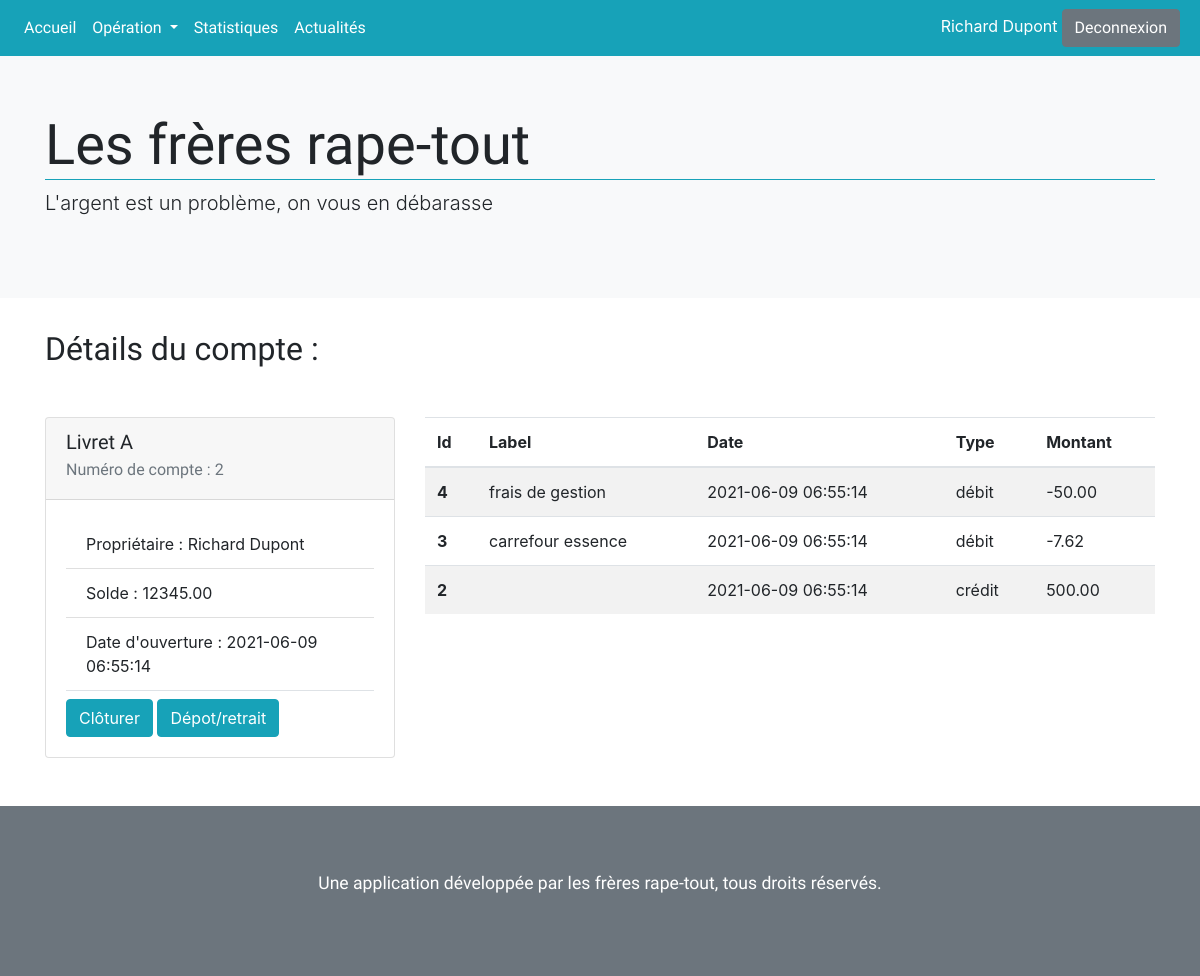
Screenshot of /single.php?id=2 (signed in) with the database file from the repository.
### tables this page shows
CREATE TABLE Account(
  id INT UNSIGNED NOT NULL AUTO_INCREMENT,
  amount DECIMAL(11,2) NOT NULL,
  opening_date TIMESTAMP NOT NULL,
  account_type VARCHAR(50) NOT NULL,
  user_id INT UNSIGNED,
  PRIMARY KEY (id),
  FOREIGN KEY (user_id) REFERENCES User(id)
);

CREATE TABLE Operation(
  id INT UNSIGNED NOT NULL AUTO_INCREMENT,
  operation_type VARCHAR(30) NOT NULL,
  amount DECIMAL(11,2) NOT NULL,
  registered TIMESTAMP NOT NULL,
  label VARCHAR(50) NULL,
  account_id INT UNSIGNED,
  PRIMARY KEY (id),
  FOREIGN KEY (account_id) REFERENCES Account(id)
);

### single.php (called while the page is built, shortened)
<?php
require "model/accountModel.php";
$id = filter_var($_GET["id"], FILTER_SANITIZE_NUMBER_INT);
$operations = get_single_account($db, $id);
$account = $operations[0];
require "view/singleView.php";

### model/accountModel.php (called while the page is built, shortened)
<?php
function get_single_account($db, $id) {
  $query = $db->prepare(
    "SELECT a.*, o.id AS operation_id, o.operation_type, o.amount AS operation_amount, o.label, o.registered FROM Account AS a
     LEFT JOIN Operation AS o
     ON a.id = o.account_id
     WHERE a.id = :id
     ORDER BY operation_id DESC
  ");
  $query->execute([
    "id" => $id
  ]);
  return $query->fetchAll(PDO::FETCH_ASSOC);
}

### view/singleView.php (the view)
<?php
include "template/nav.php";
include "template/header.php";
if(!isset($error)):
?>
    <h2>Détails du compte : </h2>
    <div class="row mt-5">
      <div class="col-12 col-md-6 col-lg-4">
        <article class="card">
          <div class="card-header">
            <h5 class="card-title"><?php echo $account["account_type"]; ?></h5>
            <h6 class="card-subtitle mb-2 text-muted">Numéro de compte : <?php echo $account["id"]; ?></h6>
          </div>
          <div class="card-body">
            <ul class="list-group list-group-flush border-bottom mb-2">
              <li class="list-group-item">Propriétaire : <?php echo $_SESSION["user"]["firstname"] . " " . $_SESSION["user"]["lastname"]; ?></li>
              <li class="list-group-item">Solde : <?php echo $account["amount"]; ?></li>
              <li class="list-group-item">Date d'ouverture : <?php echo $account["opening_date"]; ?></li>
            </ul>
            <a href="#" class="btn btn-info">Clôturer</a>
            <a href="operation.php" class="btn btn-info">Dépot/retrait</a>
          </div>
        </article>
      </div>
      <div class="col-12 col-md-6 col-lg-8">
        <table class="table table-striped">
          <thead>
            <tr>
              <th scope="col">Id</th>
              <th scope="col">Label</th>
              <th scope="col">Date</th>
              <th scope="col">Type</th>
              <th scope="col">Montant</th>
            </tr>
          </thead>
          <tbody>
            <?php foreach($operations as $operation) : ?>
              <tr>
                <th><?php echo $operation["operation_id"]; ?></th>
                <td><?php echo $operation["label"]; ?></td>
                <td><?php echo $operation["registered"]; ?></td>
                <td><?php echo $operation["operation_type"]; ?></td>
                <td><?php echo $operation["operation_amount"]; ?></td>
              </tr>
            <?php endforeach; ?>
          </tbody>
        </table>
      </div>
    </div>
<?php else: ?>
  <div class="alert alert-danger">
    <p><?php echo $error ?></p>
  </div>
<?php endif; ?>
<?php include "template/footer.php"; ?>

### view/template/nav.php (shortened to what this page needs)
<!doctype html>
<html class="no-js" lang="fr">
<head>
  <link rel="stylesheet" href="https://stackpath.bootstrapcdn.com/bootstrap/4.5.2/css/bootstrap.min.css">
  <link rel="stylesheet" href="public/css/main.css">
</head>
<body>
  <nav class="navbar navbar-expand-lg bg-info fixed-top">
    <div class="collapse navbar-collapse" id="navbarSupportedContent">
      <ul class="navbar-nav mr-auto">
        <li class="nav-item">
          <a class="nav-link text-white" href="index.php">Accueil</a>
        </li>
        <li class="nav-item dropdown">
          <a class="nav-link text-white dropdown-toggle" href="#" id="operations" role="button" data-toggle="dropdown" aria-haspopup="true" aria-expanded="false">
            Opération
          </a>
        </li>
        <li class="nav-item">
          <a class="nav-link text-white" href="statistic.php">Statistiques</a>
        </li>
        <li class="nav-item">
          <a class="nav-link text-white" href="blog.php">Actualités</a>
        </li>
      </ul>
    </div>
    <aside class="text-white">
      <?php
        if(isset($_SESSION) && isset($_SESSION["user"])) {
          echo $_SESSION["user"]["firstname"] . " " . $_SESSION["user"]["lastname"];
          echo "<a href='logout.php' class='btn btn-secondary mx-1'>Deconnexion</a>";
        }
      ?>
    </aside>
  </nav>

### view/template/header.php
<header class="jumbotron jumbotron-fluid bg-light mt-5">
  <section class="container">
    <h1 class="display-4 border-info border-bottom">Les frères rape-tout</h1>
    <p class="lead">L'argent est un problème, on vous en débarasse</p>
  </section>
</header>
<main class="container">

### view/template/footer.php (shortened to what this page needs)
  </main>
<footer class="jumbotron jumbotron-fluid mt-5 mb-0 bg-secondary text-white text-center">
  <section class="container">
    <p>Une application développée par les frères rape-tout, tous droits réservés.</p>
  </section>
</footer>
</body>
</html>

### public/css/main.css (style rules this page uses)
html { color: #222; font-size: 1em; line-height: 1.4; }
body { position: relative; }
h1, h2, h3, h4, h5, h6 { font-family: 'Alata', sans-serif; }
nav a, footer p { font-family: 'Comfortaa', cursive; }
footer p { font-size: 1.1em; }

### rows the page displays
account: account_type "Livret A", id "2", amount "12345.00", opening_date "2021-06-09 06:55:14"
operation: id "4", label "frais de gestion", registered "2021-06-09 06:55:14", operation_type "débit", amount "-50.00"
operation: id "3", label "carrefour essence", registered "2021-06-09 06:55:14", operation_type "débit", amount "-7.62"
operation: id "2", registered "2021-06-09 06:55:14", operation_type "crédit", amount "500.00"

### other values shown
$_SESSION["user"]["firstname"] "Richard"
$_SESSION["user"]["lastname"] "Dupont"
